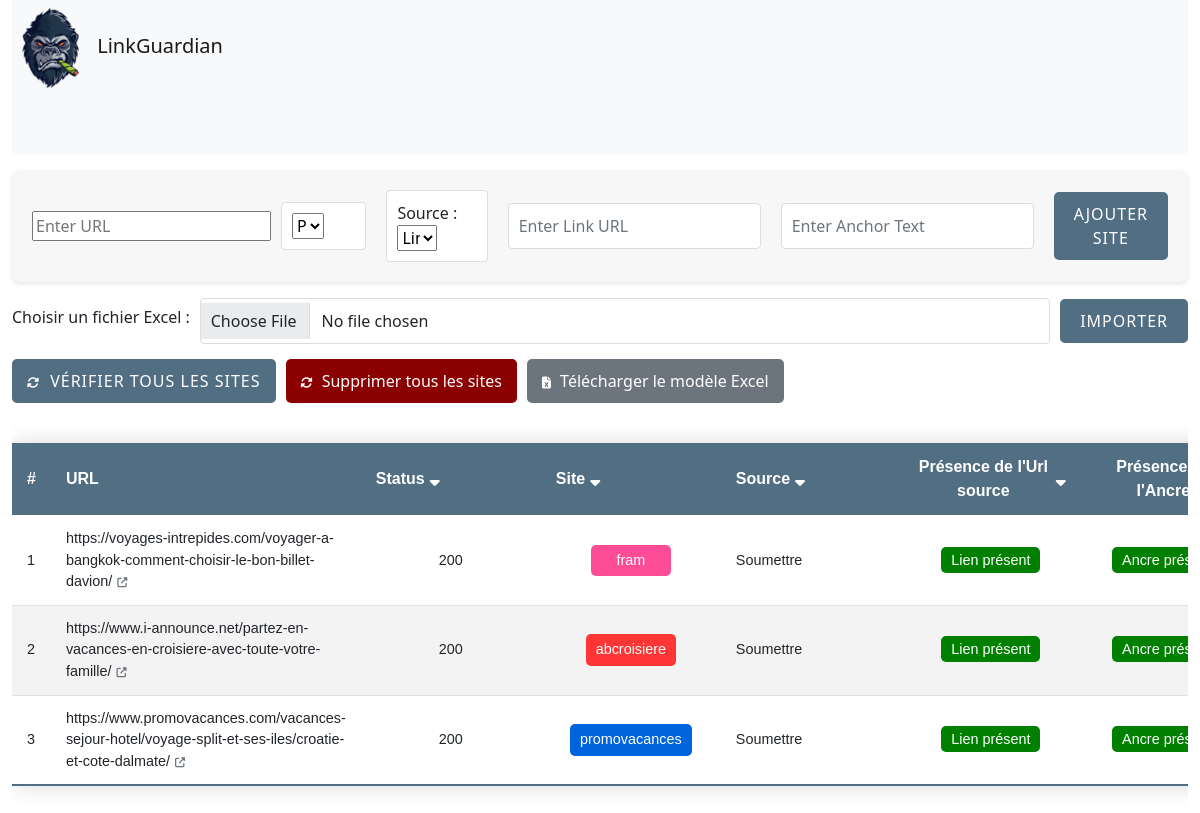
/ (signed in), run on the app's committed database.
### models.py (models this page shows, shortened)
class Website(db.Model):
    id = db.Column(db.Integer, primary_key=True)
    url = db.Column(db.String(250), nullable=False)
    status_code = db.Column(db.Integer, nullable=True)
    tag = db.Column(db.String(50), nullable=True)  # pour les tag
    source_plateforme = db.Column(db.String(100))
    link_to_check = db.Column(db.String(250), nullable=True)
    anchor_text = db.Column(db.String(250), nullable=True)
    link_status = db.Column(db.String(250), nullable=True)
    anchor_status = db.Column(db.String(250), nullable=True)
    last_checked = db.Column(db.DateTime, nullable=True)  # date de la dernière vérification
    user_id = db.Column(db.Integer, db.ForeignKey('user.id'))
    page_value = db.Column(db.Integer)
    page_trust = db.Column(db.Integer)
    bas = db.Column(db.Integer)
    backlinks_external = db.Column(db.Integer)
    num_outlinks_ext = db.Column(db.Integer)
    link_follow_status = db.Column(db.String(50), nullable=True)  # "follow", "nofollow", ou None
    google_index_status = db.Column(db.String(50)) #colonne indexé non indexé Google (serpapi)

### app.py (the view)
@app.route('/')
@login_required
def index():
    sort_by = request.args.get('sort', 'url')
    order = request.args.get('order', 'desc')
    filter_status = request.args.get('status')
    filter_tag = request.args.get('tag')
    filter_link_follow = request.args.get('link_follow_status')
    filter_google_indexation = request.args.get('google_index_status')
    filter_page_value = request.args.get('page_value')
    filter_page_trust = request.args.get('page_trust')
    filter_bas = request.args.get('bas')
    filter_backlinks = request.args.get('backlinks_external')
    filter_outlinks = request.args.get('num_outlinks_ext')
    valid_sort_fields = ['url', 'status_code', 'tag', 'link_to_check', 'anchor_text', 'source_plateforme', 'link_follow_status', 'google_index_status', 'page_value', 'page_trust',
                          'bas', 'backlinks_external', 'num_outlinks_ext']
    if sort_by not in valid_sort_fields:
        sort_by = 'url'
    query = db.session.query(Website).filter(Website.user_id == current_user.id)
    if filter_status:
        query = query.filter(Website.status_code == filter_status)
    if filter_tag:
        query = query.filter(Website.tag == filter_tag)
    if filter_link_follow:
        query = query.filter(Website.link_follow_status == filter_link_follow)
    if filter_google_indexation:
        query = query.filter(Website.google_index_status == filter_google_indexation)
    if filter_page_value:
        query = query.filter(Website.page_value == filter_page_value)
    if filter_page_trust:
        query = query.filter(Website.page_trust == filter_page_trust)
    if filter_bas:
        query = query.filter(Website.bas == filter_bas)
    if filter_backlinks:
        query = query.filter(Website.backlinks_external == filter_backlinks)
    if filter_outlinks:
        query = query.filter(Website.num_outlinks_ext == filter_outlinks)
    query = query.group_by(Website.url, Website.anchor_text)
    default_sort_key = lambda x: x.url
    sites = sorted(query.all(), key=default_sort_key)
    if sort_by != 'url':
        sort_key = lambda x: getattr(x, sort_by)
        if order == 'asc':
            sites = sorted(sites, key=sort_key)
        else:
            sites = sorted(sites, key=sort_key, reverse=True)
    tags = Tag.query.all()  # Récupère tous les tags(champs valeur) de la base de données
    sources = Source.query.all()  # Récupère toutes les sources
    return render_template('index.html', sites=sites, username=current_user.username, tags=tags, sources=sources)

### app.py (called while the page is built)
@login_manager.user_loader
def load_user(user_id):
    return db.session.get(User, int(user_id))

@app.template_filter('tag_color')
def tag_color(tag_name):
    tag = Tag.query.filter(db.func.lower(Tag.valeur) == tag_name.lower()).first()
    return tag.couleur if tag else "#000000"  # Noir par défaut si aucun tag trouvé

### templates/index.html (shortened to what this page needs)
<!DOCTYPE html>
<html lang="fr">
<head>
    <link href="https://cdn.jsdelivr.net/npm/bootstrap@5.1.0/dist/css/bootstrap.min.css" rel="stylesheet">
    <link href="https://cdnjs.cloudflare.com/ajax/libs/font-awesome/5.15.1/css/all.min.css" rel="stylesheet">
    <link rel="stylesheet" href="https://cdnjs.cloudflare.com/ajax/libs/font-awesome/6.1.1/css/all.min.css">
    <link rel="stylesheet" href="https://cdnjs.cloudflare.com/ajax/libs/font-awesome/5.15.1/css/all.min.css">
</head>
<body>
    <div class="container-fluid">
        <nav class="navbar navbar-expand-lg navbar-light bg-light">
            <div class="container-fluid-nav">
                <a class="navbar-brand" href="/">
                    <img src="{{ url_for('static', filename='logo.png') }}" alt="Logo" style="height: 80px;">
                    LinkGuardian
                </a>
            </div>
        </nav>
        <div class="row">
            <div class="col-12">
            <form action="/add_site" method="post" class="my-3 form-inline">
            <div class="form-group">
                <input type="text" name="url" placeholder="Enter URL" required>
            </div>
            <div class="form-control">
                <select id="tag-select" name="tag" style="width: 50%;">
                    {% for tag in tags %}
                        <option value="{{ tag.valeur }}">{{ tag.valeur }}</option>
                    {% endfor %}
                </select>
            </div>
            <div class="form-control">
                <label for="source_plateforme">Source :</label>
                <select id="source_plateforme" name="source_plateforme" style="width: 50%;">
                    {% for source in sources %}
                        <option value="{{ source.nom }}">{{ source.nom }}</option>
                    {% endfor %}
                </select>
            </div>
            <div class="form-group">
            <input type="text" name="link_to_check" class="form-control"  placeholder="Enter Link URL">
            </div>
            <div class="form-group">
            <input type="text" name="anchor_text" class="form-control"  placeholder="Enter Anchor Text">
            </div>
            <button type="submit" class="btn btn-primary">Ajouter Site</button>
        </form>
        <form method="post" action="{{ url_for('import_data') }}" enctype="multipart/form-data" class="form-style">
            <div class="form-group flex-container">
                <label for="fileUpload" class="form-label">Choisir un fichier Excel :</label>
                <input type="file" name="file" id="fileUpload" class="form-control">
                <button type="submit" class="btn btn-primary">Importer</button>
            </div>
        </form>
        <div style="height: 15px;"></div>
        <div class="button-group">
            <form action="/check_all_sites" method="post">
                <button id="check-all-sites-btn" class="btn btn-primary">
                    <i class="fa fa-sync-alt"></i> Vérifier tous les sites
                </button>
            </form>
            <form id="delete-all-form" action="{{ url_for('delete_all_sites') }}" method="post">
                <button type="button" class="btn btn-danger delete-button" id="delete-all-button">
                    <i class="fa fa-sync-alt"></i> Supprimer tous les sites
                </button>
            </form>
        <a href="{{ url_for('static', filename='downloads/template.xlsx') }}" download="template.xlsx" class="btn btn-secondary"> <i class="fa fa-file-excel"></i> Télécharger le modèle Excel</a>
        </div>
        <div style="height: 15px;"></div>
        <div class="table-responsive">
            <table class="table">
                <thead>
                    <tr>  <th>#</th>
                        <th class="url-cell wide-column"><a href="?sort=url&order={{ 'asc' if request.args.get('sort') == 'url' and request.args.get('order') == 'desc' else 'desc' }}">
                URL
            </a></th>
                        <th class="center-cell wide-column"><a href="?sort=status_code&order={{ 'asc' if request.args.get('sort') == 'status_code' and request.args.get('order') == 'desc' else 'desc' }}">Status<i class="fas fa-{{ 'sort-up' if request.args.get('sort') == 'status_code' and request.args.get('order') == 'asc' else 'sort-down' }}"></i></a></th>
                        <th class="center-cell wide-column"><a href="?sort=tag&order={{ 'asc' if request.args.get('sort') == 'tag' and request.args.get('order') == 'desc' else 'desc' }}">Site <i class="fas fa-{{ 'sort-up' if request.args.get('sort') == 'tag' and request.args.get('order') == 'asc' else 'sort-down' }}"></i></a></th>
                        <th class="center-cell wide-column"><a href="?sort=tag&order={{ 'asc' if request.args.get('sort') == 'tag' and request.args.get('order') == 'desc' else 'desc' }}">Source <i class="fas fa-{{ 'sort-up' if request.args.get('sort') == 'tag' and request.args.get('order') == 'asc' else 'sort-down' }}"></i></a></th>
                        <th class="center-cell wide-column"><a href="?sort=link_to_check&order={{ 'asc' if request.args.get('sort') == 'link_to_check' and request.args.get('order') == 'desc' else 'desc' }}">Présence de l'Url source<i class="fas fa-{{ 'sort-up' if request.args.get('sort') == 'link_to_check' and request.args.get('order') == 'asc' else 'sort-down' }}"></i></a></th>
                        <th class="center-cell wide-column"><a href="?sort=anchor_text&order={{ 'asc' if request.args.get('sort') == 'anchor_text' and request.args.get('order') == 'desc' else 'desc' }}">Présence de l'Ancre</a></th>
                    </tr>
                </thead>
                <tbody id="table-body">
                    {% for site in sites %}
                    <tr>
                        <td>{{ loop.index }}</td>
                        <td class="url-cell">{{ site.url }}<a href="{{ site.url }}" target="_blank"><i class="fas fa-external-link-alt"></i></a></td>
                        <td class="center-cell">{{ site.status_code }}</td>
                        <td class="center-cell">
                            <span  class="tag" style="color: white; background-color: {{ site.tag | tag_color }}">{{ site.tag }}</span>
                        </td>
                        <td>{{ site.source_plateforme }}</td>
                        <td class="center-cell wide-column"><span class="{{ 'link-present' if site.link_status == 'Lien présent' else 'link-absent' }}" style="background-color: {{ 'green' if site.link_status == 'Lien présent' else '#8B0000' }}">{{ site.link_status }}</span></td>
                        <td class="center-cell wide-column"><span class="{{ 'anchor-present' if site.anchor_status == 'Ancre présente' else 'anchor-absent' }}" style="background-color: {{ 'green' if site.anchor_status == 'Ancre présente' else '#8B0000' }}">{{ site.anchor_status }}</span></td>
                    </tr>
                    {% endfor %}
                </tbody>
            </table>
        </div>
        </div>
    </div>
</body>
</html>

### templates/index.html (style rules this page uses)
.wide-column { min-width: 180px; }
.table td, .table th { vertical-align: middle; }
.url-cell { text-align: left; }
.center-cell { text-align: center; }
.table thead th a { color: white; text-decoration: none; transition: color 0.3s; }
.table thead th .fa-sort-up, .table thead th .fa-sort-down { color: white; }
.table { width: 100%; border-collapse: collapse; margin: 25px 0; font-size: 0.9em; font-family: sans-serif; min-width: 400px; box-shadow: 0 0 20px rgba(0, 0, 0, 0.15); }
.table thead tr { background-color: #526E83; color: white; text-align: left; }
.table th, .table td { padding: 12px 15px; }
.table tbody tr { border-bottom: 1px solid #dddddd; }
.table tbody tr:nth-of-type(even) { background-color: #f3f3f3; }
.table tbody tr:last-of-type { border-bottom: 2px solid #526E83; }
.tag, .status { display: inline-block; padding: 5px 10px; border-radius: 5px; text-align: center; min-width: 80px; }
.link-present, .anchor-present { background-color: #5cb85c; color: white; padding: 5px 10px; color: white; background-color: #d9534f; border: none; border-radius: 5px; cursor: pointer; }
table { width: 100%; border-collapse: collapse; }
th { background-color: #4E5D6C; color: white; text-align: left; padding: 12px 15px; font-size: 16px; border-bottom: 2px solid #dee2e6; }
td { padding: 10px 15px; border-bottom: 1px solid #dee2e6; }
th a { color: white; text-decoration: none; }
.form-inline { display: flex; align-items: center; justify-content: center; gap: 10px; padding: 20px; background-color: #f7f7f7; border-radius: 8px; box-shadow: 0 2px 4px rgba(0, 0, 0, 0.1); }
.form-group { margin-bottom: 0; }
.form-control { width: auto; padding: 10px; border: 1px solid #ddd; border-radius: 4px; box-sizing: border-box; }
.btn { padding: 5px; border: none; border-radius: 4px; background-color: #526E83; color: white; cursor: pointer; }
.btn-primary { padding: 10px 20px; background-color: #526e83; border: none; border-radius: 5px; color: white; font-size: 16px; text-transform: uppercase; letter-spacing: 1px; transition: background-color 0.3s ease; }
.delete-button { padding: 5px 10px; color: white; background-color: #8B0000; border: none; border-radius: 5px; cursor: pointer; }
.flex-container { display: flex; align-items: center; justify-content: space-between; }
.form-control { flex-grow: 1; margin-right: 10px; }
.button-group { display: flex; align-items: center; gap: 10px; }
.button-group .btn { padding: 10px 15px; text-decoration: none; color: white; border-radius: 5px; }
.btn-secondary { background-color: #6c757d; }
.btn i { font-size: 12px; margin-right: 5px; }
th a { display: flex; align-items: center; }
th a i { margin-left: 5px; }
.fa-external-link-alt { color: #6C757D; margin-left: 5px; font-size: 70%; }
.container-fluid { max-height: 950px; overflow-x: auto; }
.container-fluid { overflow-x: auto; }
.table-responsive { height: 610px; }

### data on the page
Website: url "https://voyages-intrepides.com/voyager-a-bangkok-comment-choisir-le-bon-billet-davion/", status_code "200", tag "fram", source_plateforme "Soumettre", link_status "Lien présent", anchor_status "Ancre…"
Website: url "https://www.i-announce.net/partez-en-vacances-en-croisiere-avec-toute-votre-famille/", status_code "200", tag "abcroisiere", source_plateforme "Soumettre", link_status "Lien présent", anchor_status "Ancre…"
Website: url "https://www.promovacances.com/vacances-sejour-hotel/voyage-split-et-ses-iles/croatie-et-cote-dalmate/", status_code "200", tag "promovacances", source_plateforme "Soumettre", link_status "Lien présent", anchor_status "Ancre…"

### other printed values
form field tag "Promovacances"
form field source_plateforme "Linkuma"
